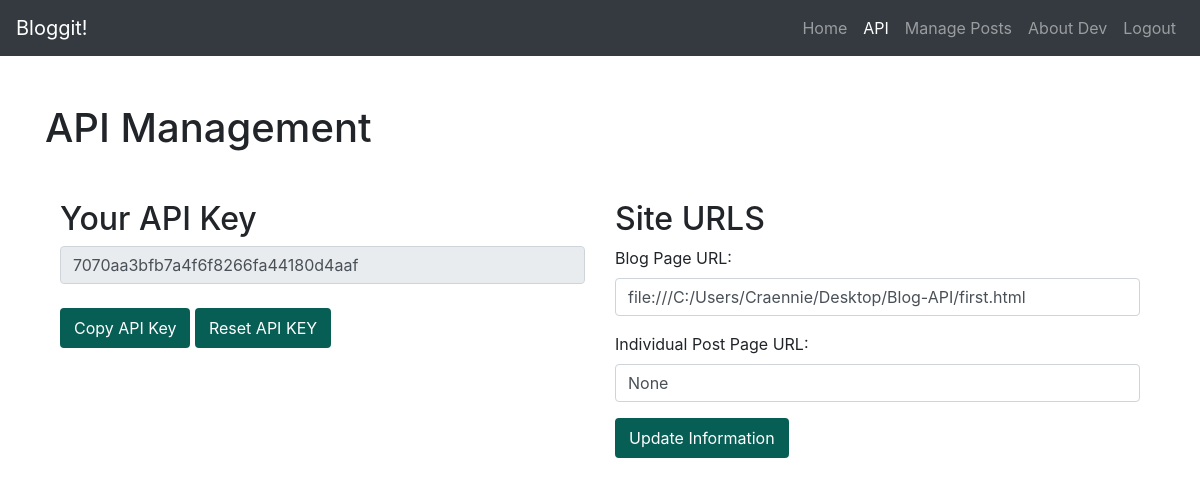
The page /dashboard/api (signed in) on the database as committed earlier.
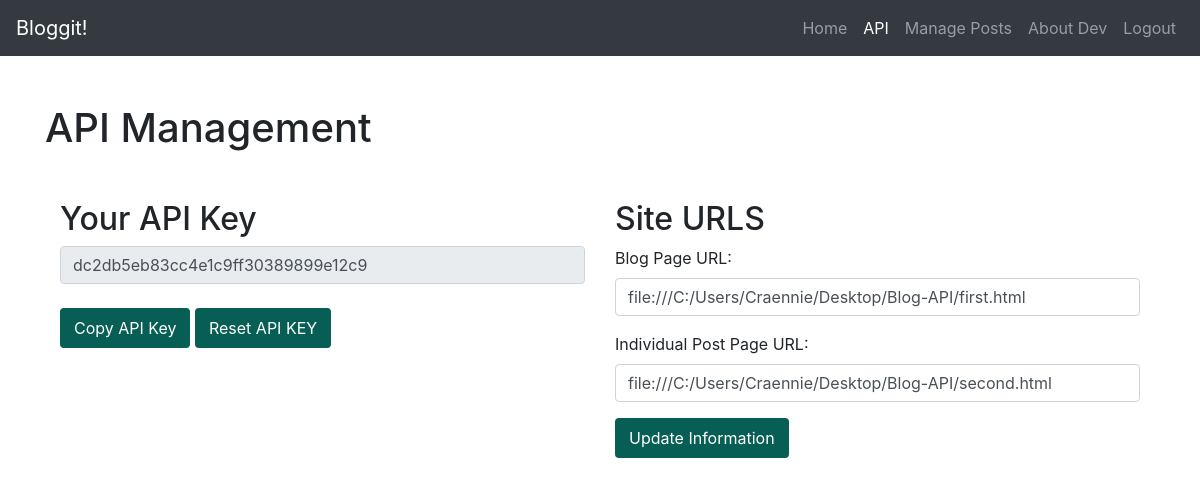
The same page on the database as committed later.
### userprofile/models.py (models this page shows, shortened)
class Token(models.Model):
    key = models.CharField(max_length=100, editable = False)
    user = models.ForeignKey(User, on_delete = models.CASCADE)
    created = models.DateTimeField(default = datetime.now(), editable=False)

### app/models.py (models this page shows, shortened)
class UserSites(models.Model):
    user = models.ForeignKey(User, on_delete=models.CASCADE)
    blog_page = models.CharField(max_length = 10000,  blank=True, null=True)
    individual_blog_post = models.CharField(max_length = 10000,  blank=True, null=True)

### app/views.py (the view, shortened to what this page needs)
# urls.py: path("dashboard/api", login_required(ApiPageView.as_view())),
class ApiPageView(View):
    template_name = "api.html"
    def get(self, request, *args, **kwargs):
        token, create_token = Token.objects.get_or_create(user = request.user)
        try:
            user_sites = get_object_or_404(UserSites, user = request.user)
        except:
            user_sites = []
        if token:
            user_api_key = token.key
        elif token is None:
            user_api_key = create_token.key
        else:
            user_api_key = "Not Availabe for now!"
        context = {
            "api_key": user_api_key,
            "user_sites": user_sites
        }
        return render(request, self.template_name, context)

### templates/api.html (shortened to what this page needs)
{% load static %}
<!DOCTYPE html>
<html>
<head>
    <link rel="stylesheet" href="https://maxcdn.bootstrapcdn.com/bootstrap/4.5.2/css/bootstrap.min.css">
</head>
<body>
    {% include 'extensions/nav.html' %}
<div class="container mt-5">
    <h1>API Management</h1>
    <div class="container mt-5">
        <div class="row mt-4">
            <div class="col-md-6">
                <div class="row">
                    <div class="col-md-12">
                        <h2>Your API Key</h2>
                    </div>
                    <div class="col-md-12">
                        <input type="text" id="apiKey" class="form-control" value="{{ api_key }}" readonly><br>
                        <form action="" method="post">
                            <button class="btn btn-primary" id="copyApiKey">Copy API Key</button>
                            <button class="btn btn-primary" name="reset-api-key">Reset API KEY</button>
                        </form>
                    </div>
                </div>
            </div>
            <div class="col-md-6 site">
                <h2>Site URLS</h2>
                <form id="apiInfoForm" method="post">
                    <div class="form-group">
                        <label for="blogPage">Blog Page URL:</label>
                        <input type="text" class="form-control" id="blogPage" name = "blogPage" placeholder="Enter Blog Page URL" value = "{{ user_sites.blog_page  }}">
                    </div>
                    <div class="form-group">
                        <label for="individualPostPage">Individual Post Page URL:</label>
                        <input type="text" class="form-control" id="individualPostPage" name="individualPostPage" placeholder="Enter Individual Post Page URL" value = "{{ user_sites.individual_blog_post }}">
                    </div>
                    <button type="submit" class="btn btn-primary" id="update-sites" name="update-sites">Update Information</button>
                </form>
            </div>
        </div>
    </div>
</div>
</body>
</html>

### templates/extensions/nav.html (shortened to what this page needs)
<nav class="navbar navbar-expand-lg navbar-dark bg-dark sticky-top">
    <a class="navbar-brand" href="/">Bloggit!</a>
    <div class="collapse navbar-collapse" id="navbarNav">
        <ul class="navbar-nav ml-auto">
            <li class="nav-item">
                <a class="nav-link" href="/">Home</a>
            </li>
            <li class="nav-item">
                <a class="nav-link" href="/dashboard/api">API</a>
            </li>
            <li class="nav-item">
                <a class="nav-link" href="/dashboard/admin">Manage Posts</a>
            </li>
            <li class="nav-item">
                <a class="nav-link" href="/aboutme">About Dev</a>
            </li>
            {% if request.user.is_authenticated %}
                <li class="nav-item">
                    <a class="nav-link" href="/accounts/logout">Logout</a>
                </li>
            {% else %}
            <li class="nav-item">
                <a class="nav-link" href="/accounts/login">Login</a>
            </li>
            {% endif %}
        </ul>
    </div>
</nav>

### templates/api.html (style rules this page uses)
.btn-primary { background-color: #075e54; border: 2px solid #075e54; }

Rows that differ between the two databases and show on the page:
changed Token: key "7070aa3bfb7a4f6f8266fa44180d4aaf" → "dc2db5eb83cc4e1c9ff30389899e12c9"
changed UserSites "file:///C:/Users/Craennie/Desktop/Blog-API/first.html": individualPostPage "None" → "file:///C:/Users/Craennie/Desktop/Blog-API/second.html"
